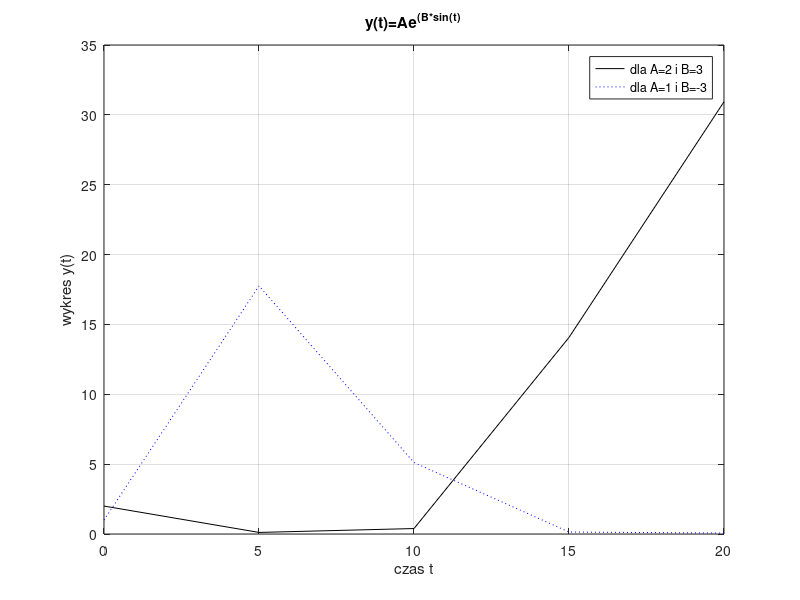

MATLAB code to generate this figure:
%ZAD4_2 rozwiązuje zadanie 4.2

N=input('Podaj w ilu punktach obliczać funkcję:');
t=linspace(0,20,N);
A1=2; B1=3; y1=A1*exp(B1*sin(t)); 
A2=1; B2=-3; y2=A2*exp(B2*sin(t)); 

figure
plot(t, y1, 'k-', t, y2, 'b:')
grid on 
xlabel('czas t')
ylabel('wykres y(t)')
title('y(t)=Ae^{(B*sin(t)}')
legend('dla A=2 i B=3', 'dla A=1 i B=-3')
